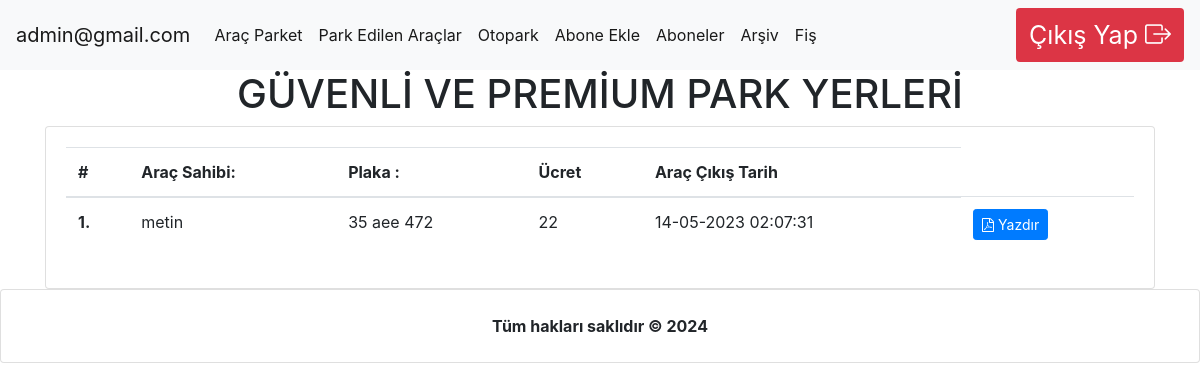
The app's page /otopark_otomasyon1/admin/tum.php (signed in) with its own data.
### tables this page shows
CREATE TABLE `admingiris` (
  `kullanici_id` int(11) NOT NULL,
  `kullanici_mail` varchar(55) NOT NULL,
  `kullanici_sifre` varchar(55) NOT NULL
);

CREATE TABLE `arac_kayit` (
  `arac_id` int(11) NOT NULL,
  `arac_sahip` varchar(50) NOT NULL,
  `arac_plaka` varchar(15) NOT NULL,
  `arac_marka` varchar(30) NOT NULL,
  `arac_renk` varchar(30) NOT NULL,
  `arac_tur` varchar(30) NOT NULL,
  `arac_kat` varchar(15) NOT NULL,
  `arac_blok` varchar(15) NOT NULL,
  `arac_alan` varchar(100) NOT NULL,
  `arac_giris_tarih` datetime NOT NULL DEFAULT current_timestamp(),
  `arac_cikis_tarih` varchar(55) NOT NULL,
  `ucret` int(11) NOT NULL
);

### otopark_otomasyon1/admin/tum.php (the view, shortened to what this page needs)
<?php
include('config.php');
?>
<?php include 'header.php'; ?>
<!doctype html>
<html lang="tr">
<head>
    <link rel="stylesheet" href="https://cdn.jsdelivr.net/npm/normalize.css@8.0.0/normalize.min.css">
    <link rel="stylesheet" href="https://cdn.jsdelivr.net/npm/bootstrap@4.1.3/dist/css/bootstrap.min.css">
    <link rel="stylesheet" href="https://cdn.jsdelivr.net/npm/font-awesome@4.7.0/css/font-awesome.min.css">
    <link rel="stylesheet" href="https://cdn.jsdelivr.net/gh/lykmapipo/themify-icons@0.1.2/css/themify-icons.css">
    <link rel="stylesheet" href="https://cdn.jsdelivr.net/npm/pixeden-stroke-7-icon@1.2.3/pe-icon-7-stroke/dist/pe-icon-7-stroke.min.css">
    <link rel="stylesheet" href="https://cdnjs.cloudflare.com/ajax/libs/flag-icon-css/3.2.0/css/flag-icon.min.css">
    <link rel="stylesheet" href="https://stackpath.bootstrapcdn.com/bootstrap/4.3.1/css/bootstrap.min.css">
</head>
<body>
  <div class="container">
  <h1 class="text-center">GÜVENLİ VE PREMİUM PARK YERLERİ</h1>
  <div class="card">
    <div class="card-body">
      <table class="table">
        <thead>
          <tr>
            <th scope="col">#</th>
            <th scope="col">Araç Sahibi:</th>
            <th scope="col">Plaka :</th>
            <th scope="col">Ücret</th>
            <th scope="col">Araç Çıkış Tarih</th>
          </tr>
        </thead>
        <tbody>
          <?php $query = mysqli_query($con,"SELECT * FROM arac_kayit ");
          $i=1;
          while($row = mysqli_fetch_assoc($query))
          {
          ?>
          <tr>
            <th scope="row"><?=$i++?>.</th>
            <td><?=$row['arac_sahip']?></td>
            <td><?=$row['arac_plaka']?></td>
            <td><?=$row['ucret']?></td>
            <td><?=$row['arac_cikis_tarih']?></td>
            <td>
              <a target="_blank" href="print-details.php?arac_id=<?=$row['arac_id']?>" class="btn btn-sm btn-primary"> <i class="fa fa-file-pdf-o"></i> Yazdır</a>
            </td>
          </tr>
         <?php } ?>
        </tbody>
      </table>
    </div>
  </div>
  </div>
  <div class="text-center">
   <div class="card p-4">
     <b>Tüm hakları saklıdır  &copy; <?php  echo date("Y"); ?> </b>
   </div>
 </div>
</body>
</html>

### otopark_otomasyon1/admin/header.php (shortened to what this page needs)
<?php
include 'baglan.php';
$kullanicicek = $db -> prepare('SELECT * FROM admingiris WHERE kullanici_mail=:kullanici_mail');
$kullanicicek -> execute([
    'kullanici_mail' => $_SESSION['userkullanici_mail']
]);
$kaydet = $kullanicicek -> fetch(PDO::FETCH_ASSOC);
?>
<!doctype html>
<html lang="en">
  <head>
 <link rel="stylesheet" href="adminn.css">
    <link rel="stylesheet" href="https://stackpath.bootstrapcdn.com/bootstrap/4.3.1/css/bootstrap.min.css">
    <link rel="stylesheet" href="https://cdn.jsdelivr.net/npm/bootstrap-icons@1.8.1/font/bootstrap-icons.css">
</head>
  <body>
<nav class="navbar navbar-expand-lg navbar-light bg-light">
  <a class="navbar-brand" href="arackayit.php"><?php echo $kaydet['kullanici_mail']; ?></a>
  <div class="collapse navbar-collapse" id="navbarSupportedContent">
    <ul class="navbar-nav mr-auto">
      <li class="nav-item active">
        <a class="nav-link" href="arackayit.php">Araç Parket<span class="sr-only">(current)</span></a>
      </li>
      <li class="nav-item active">
      <a class="nav-link" href="parkedenarac.php">Park Edilen Araçlar<span class="sr-only">(current)</span></a>
      </li>
      <li class="nav-item active">
      <a class="nav-link" href="otopark.php">Otopark<span class="sr-only">(current)</span></a>
      </li>
      <li class="nav-item active">
      <a class="nav-link" href="abonelik.php">Abone Ekle<span class="sr-only">(current)</span></a>
      </li>
      <li class="nav-item active">
      <a class="nav-link" href="aboneler.php">Aboneler<span class="sr-only">(current)</span></a>
      </li>
      <li class="nav-item active">
      <a class="nav-link" href="arsiv.php">Arşiv<span class="sr-only">(current)</span></a>
      </li>
      <li class="nav-item active">
      <a class="nav-link" href="tum.php">Fiş<span class="sr-only">(current)</span></a>
      </li>
    </ul>
    <form class="form-inline my-2 my-lg-0">
      <button class="btn bg-danger my-2 my-sm-0 " type="submit"><a href="cikis.php" style ="color:white;text-decoration: none;font-size:25px;">Çıkış Yap </a><i class="bi bi-box-arrow-right" style="font-size:26px;color:white;"></i></button>
    </form>
  </div>
</nav>

### otopark_otomasyon1/admin/adminn.css (style rules this page uses)
body { background: url(/otopark_otomasyonu/admin/img/arka.jpg); background-repeat: no-repeat; background-position: center center; background-attachment: fixed; }

### records on screen
admingiris: kullanici_mail "admin@gmail.com"
arac_kayit: arac_sahip "metin", arac_plaka "35 aee 472", ucret "22", arac_cikis_tarih "14-05-2023 02:07:31"
